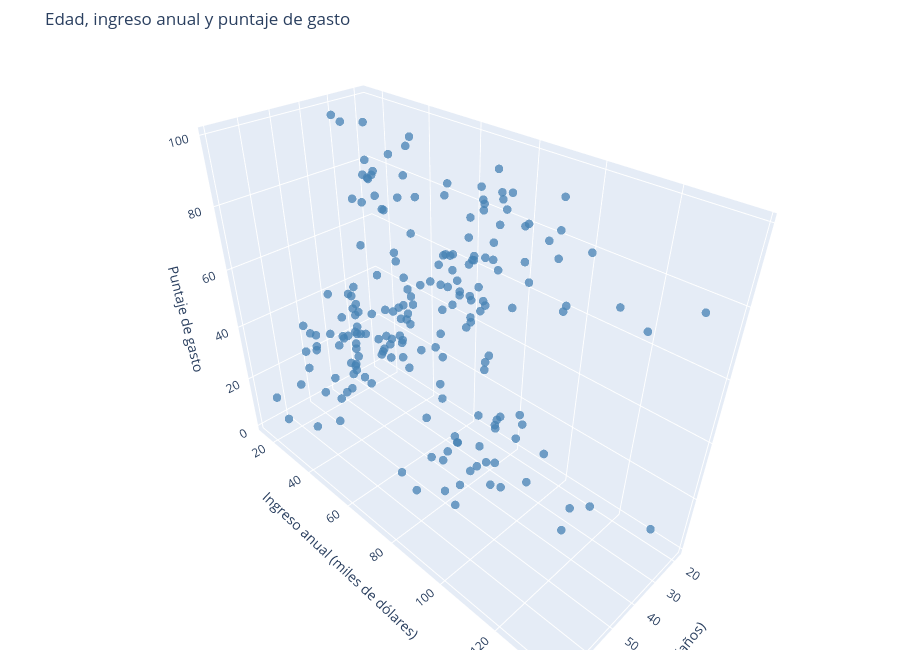

Notebook code for this chart:
### Code cell
fig.show()

### Figure 1 — Plotly figure (JSON) as saved in the notebook; plotly's stock layout.template omitted (floating-point values rounded to 4 significant figures; data arrays with more than 128 entries replaced by an {"elided": "..."} marker saying what was removed)
{"data": [{"hovertemplate": "Edad: %{x} años<br>Ingreso anual: %{y} mil dólares<br>Puntaje de gasto: %{z}<extra></extra>", "marker": {"color": "steelblue", "opacity": 0.75, "size": 5}, "mode": "markers", "showlegend": false, "type": "scatter3d", "x": {"elided": "200 int values"}, "y": {"elided": "200 int values"}, "z": {"elided": "200 int values"}}], "layout": {"height": 650, "margin": {"b": 0, "l": 0, "r": 0, "t": 50}, "scene": {"xaxis": {"title": {"text": "Edad (años)"}}, "yaxis": {"title": {"text": "Ingreso anual (miles de dólares)"}}, "zaxis": {"title": {"text": "Puntaje de gasto"}}}, "title": {"text": "Edad, ingreso anual y puntaje de gasto"}}}
